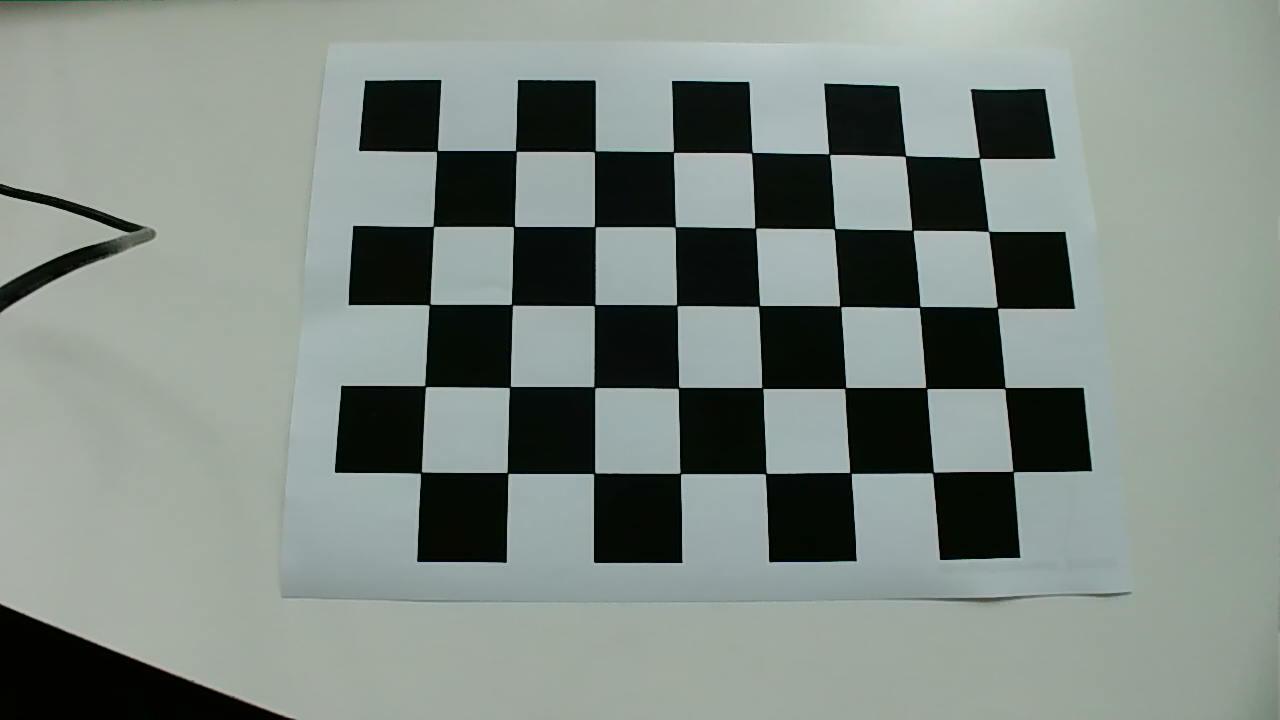
#> input picture calib-left/IMG_0004.jpg, 1280 x 720 px; its folder holds only this picture in this run
$ jupyter execute cameraCalibration.ipynb
#> lines starting #> are read from the running program, lines starting #| are printed output that depends on the picture; after the words box and inside, x2 and y2 are one past the last pixel; in counts of white or black regions, pixels touching at a corner belong together; long printed decimals are rounded
[cell 1]
import cv2
import numpy as np
import os
import glob

[cell 2]
###########
# Calculate the camera matrics
###########

# Defining the dimensions of checkerboard
CHECKERBOARD = (5, 8) #根据具体棋盘格数指定，6*9的格在这里是（5，8），可能是指黑白交叉点
# 每行棋和每列的内角数（patternSize = cvSize (points_per_row, points_per_colum) = cvSize(columns,rows)）
#CHECKERBOARD = (6, 9)
criteria = (cv2.TERM_CRITERIA_EPS + cv2.TERM_CRITERIA_MAX_ITER, 30, 0.001) #终止条件

# Creating vector to store vectors of 3D points for each checkerboard image
objpoints = [] # 真实世界中的3d点
# Creating vector to store vectors of 2D points for each checkerboard image
imgpoints = [] # 图像中的2d点

# Defining the world coordinates for 3D points
objp = np.zeros((1, CHECKERBOARD[0]*CHECKERBOARD[1], 3), np.float32)
objp[0,:,:2] = np.mgrid[0:CHECKERBOARD[0], 0:CHECKERBOARD[1]].T.reshape(-1, 2)
prev_img_shape = None

'''
上一段也可写作：
# 准备对象点， 如 (0,0,0), (1,0,0), (2,0,0) ....,(6,5,0)
objp = np.zeros((5*8,3), np.float32)
objp[:,:2] = np.mgrid[0:5,0:8].T.reshape(-1,2)
'''

# Extracting path of individual image stored in a given directory
images = glob.glob('./calib-left/*.jpg')
for fname in images:
    img = cv2.imread(fname)
#> img is the input picture: shape (720, 1280, 3); mean B, G, R 130.7, 136.8, 126.9
    gray = cv2.cvtColor(img,cv2.COLOR_BGR2GRAY)
    # Find the chess board corners 寻找棋盘中的点
    # If desired number of corners are found in the image then ret = true
    ret, corners = cv2.findChessboardCorners(gray, CHECKERBOARD, cv2.CALIB_CB_ADAPTIVE_THRESH+
    	cv2.CALIB_CB_FAST_CHECK+cv2.CALIB_CB_NORMALIZE_IMAGE)
#> ret = True; corners = 40 rows, first 8: [979.5, 158], [988.4, 231.3], [997.1, 307.7], [1005, 388], [1013.1, 471.5], [905.5, 156], [912.6, 230.3], [919.7, 306.9]

    """
    If desired number of corner are detected,
    we refine the pixel coordinates and display
    them on the images of checker board
    """
    if ret == True:
        objpoints.append(objp)
        # refining pixel coordinates for given 2d points.
        corners2 = cv2.cornerSubPix(gray,corners,(11,11),(-1,-1),criteria)
#> corners2 = 40 rows, first 8: [979.4, 157.9], [988.6, 231.4], [997.3, 307.7], [1005.1, 388.1], [1013.1, 471.5], [905.3, 155.8], [912.5, 230.2], [919.6, 307]

        imgpoints.append(corners2)

        # Draw and display the corners
        img = cv2.drawChessboardCorners(img, CHECKERBOARD, corners2,ret)
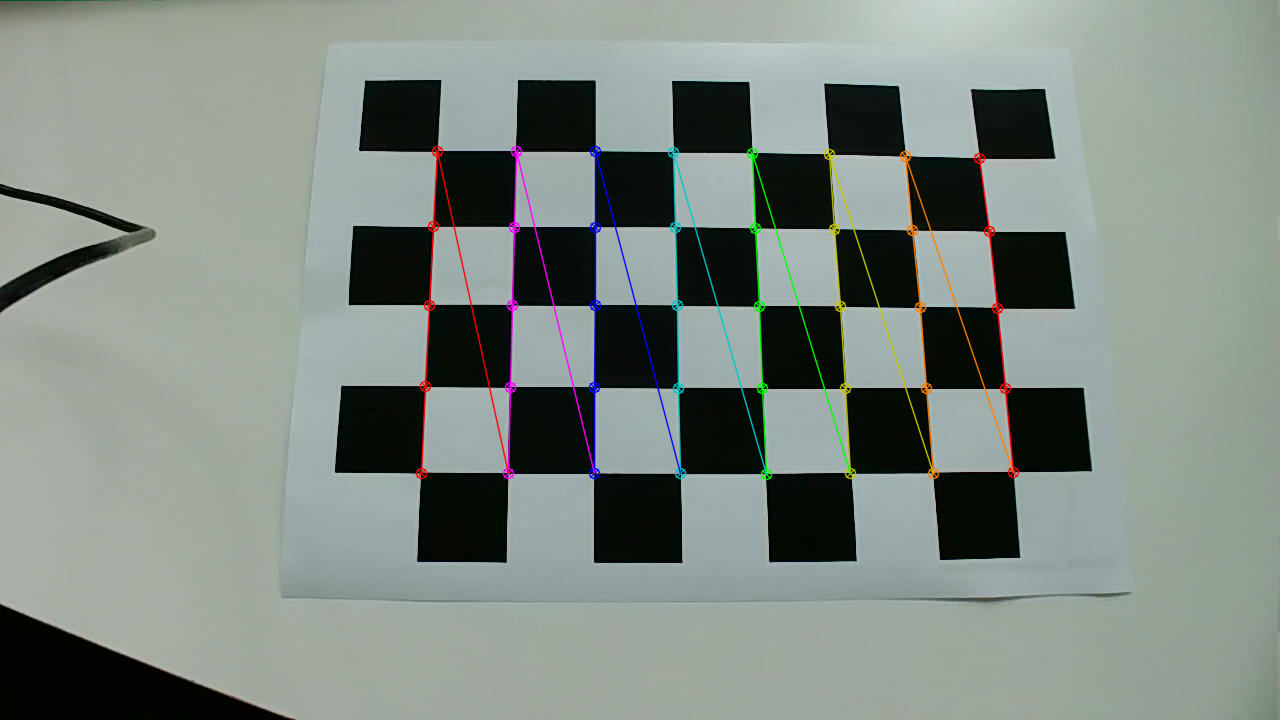
#> img: shape (720, 1280, 3); 1.92% of pixels changed, all inside (x1, y1, x2, y2) = (415, 145, 1020, 481)

    cv2.imshow('img',img)
    cv2.waitKey(0)

cv2.destroyAllWindows()

h,w = img.shape[:2]

"""
Performing camera calibration by
passing the value of known 3D points (objpoints)
and corresponding pixel coordinates of the
detected corners (imgpoints)
"""
retval, cameraMatrix, distCoeffs, rvecs, tvecs = cv2.calibrateCamera(objpoints, imgpoints, gray.shape[::-1], None,None)
#> retval = 0.271; cameraMatrix = [[1456.8, 0, 604], [0, 1545.2, 322.7], [0, 0, 1]]; distCoeffs = [[-0.0956, -2.63, 0.00503, -0.00575, 11.31]]; rvecs = ([-0.32, 0.302, 1.55],); tvecs = ([4.88, -2.03, 18.47],)

print("Camera matrix : \n")
print(cameraMatrix)
#| [[1.45680337e+03 0.00000000e+00 6.04000972e+02]
#|  [0.00000000e+00 1.54524756e+03 3.22685950e+02]
#|  [0.00000000e+00 0.00000000e+00 1.00000000e+00]]
# [9 lines of commented-out code are left out]

[cell 3]
###########
# Save Camera Matrics to file
###########

def matrix2txt(filename, matrix_name, matrix):
#> called with filename = 'calib/cali.txt', matrix_name = 'P2', matrix = array of shape (3, 3)
    with open(filename, 'a') as f:
        f.write(matrix_name + ' : ')
        for row in matrix:
            for element in row:
                f.write(str(element) + ' ')
#> this loop made 3 passes
        f.write('\n')
    f.close()

filename = 'calib/cali.txt'

matrix2txt(filename, 'P2', cameraMatrix)
#matrix2txt(filename, 'P3', distCoeffs)

'''with open(filename, 'a') as f:
    f.write('rvecs : ' + str(rvecs) + '\n')
    f.write('tvecs : ' + str(tvecs) + '\n')
f.close()'''


$ run again, on calib-left/IMG_0008.jpg
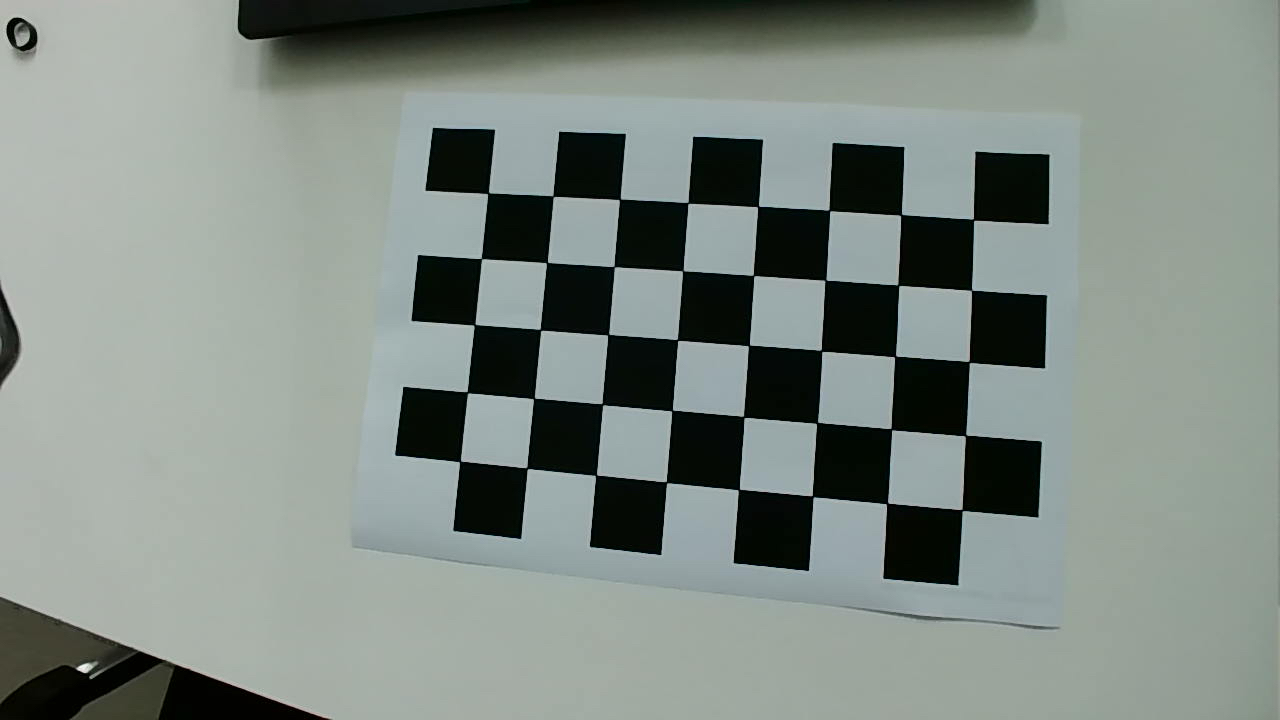
#> input picture calib-left/IMG_0008.jpg, 1280 x 720 px
#> img is the input picture: shape (720, 1280, 3); mean B, G, R 131.5, 137.8, 128.1
#> ret = True; corners = 40 rows, first 8: [974.4, 220.3], [970.5, 291.1], [969.6, 362.9], [963.6, 435.7], [961.6, 508.6], [900.1, 216.1], [896.7, 284.4], [895, 356.5]
#> corners2 = 40 rows, first 8: [973.5, 219.7], [971.5, 290.3], [969.3, 361.9], [965.5, 435.6], [962.1, 510.1], [901, 214.7], [898.3, 285.1], [895.1, 356.5]
#> `img = cv2.drawChessboardCorners(img, CHECKERBOARD, corners2,ret)`:
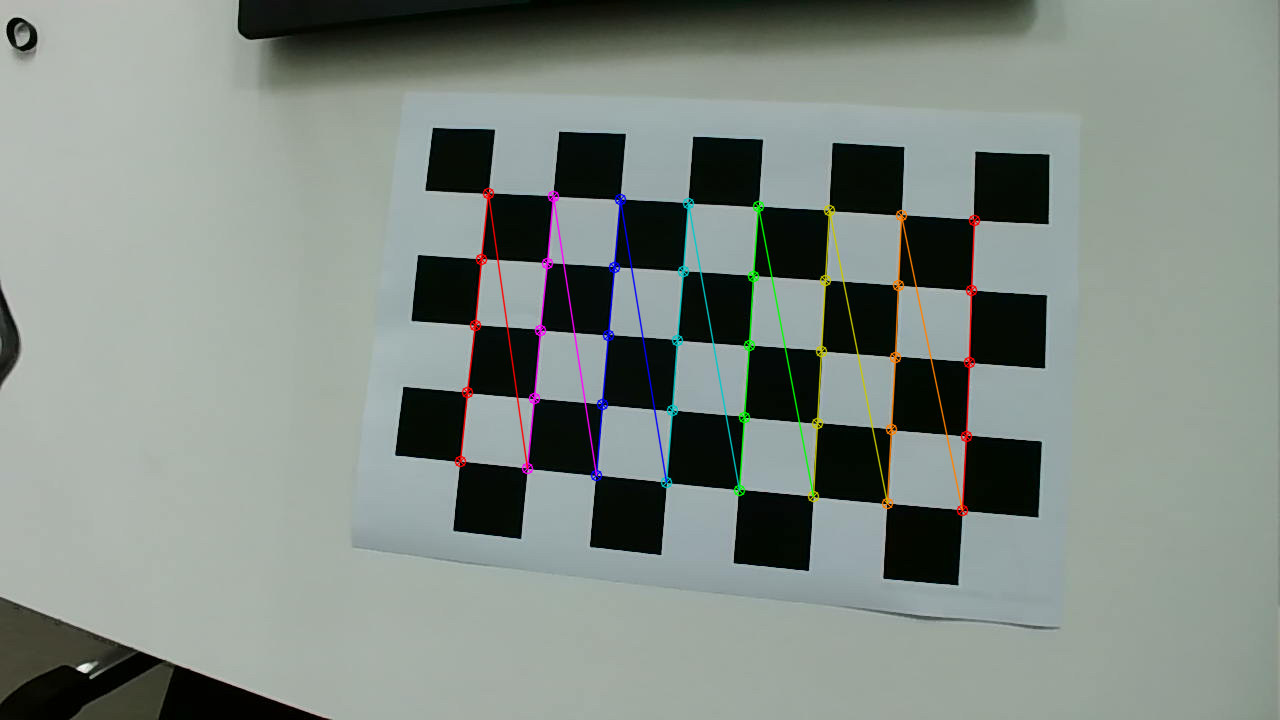
#> img: shape (720, 1280, 3); 1.74% of pixels changed, all inside (x1, y1, x2, y2) = (454, 187, 981, 517)
#> retval = 0.2; cameraMatrix = [[656.2, 0, 618.4], [0, 656, 337], [0, 0, 1]]; distCoeffs = [[0.0221, -0.348, 0.00164, -0.00239, 0.472]]; rvecs = ([0.0254, 0.164, 1.65],); tvecs = ([4.97, -1.65, 9.01],)
#| [[656.208   0.         618.401]
#|  [  0.         655.956 337.006]
#|  [  0.           0.           1.        ]]
#> the loop in matrix2txt, `for row in matrix:` made 3 passes

$ run again, on calib-left/IMG_0009.jpg
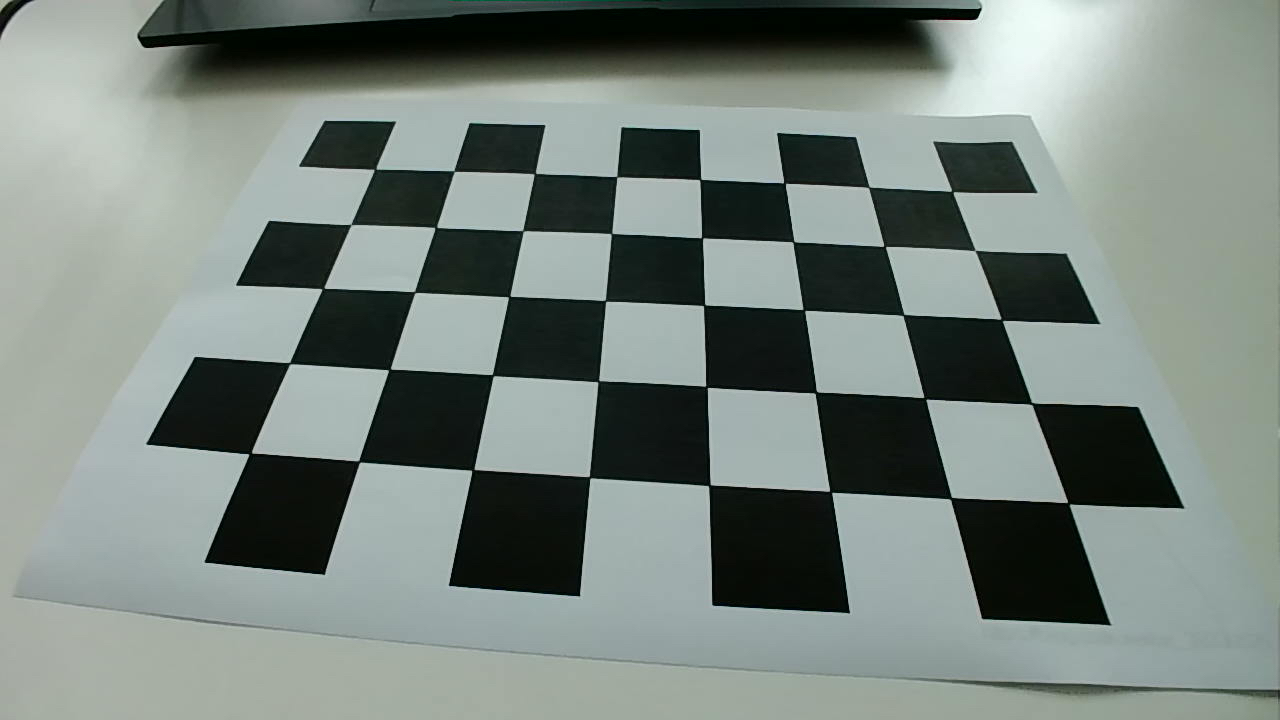
#> input picture calib-left/IMG_0009.jpg, 1280 x 720 px
#> img is the input picture: shape (720, 1280, 3); mean B, G, R 125, 130.8, 119.9
#> ret = True; corners = 40 rows, first 8: [953.1, 192.8], [974.4, 251.4], [1002, 319.5], [1031.1, 404.6], [1067.4, 502], [869, 187], [886.2, 246.7], [903.5, 315]
#> corners2 = 40 rows, first 8: [952.3, 191.5], [975.2, 250.5], [1001.7, 319.9], [1031.7, 403.5], [1068.4, 503.2], [868.8, 187.2], [884.6, 246.5], [903.4, 314.8]
#> `img = cv2.drawChessboardCorners(img, CHECKERBOARD, corners2,ret)`:
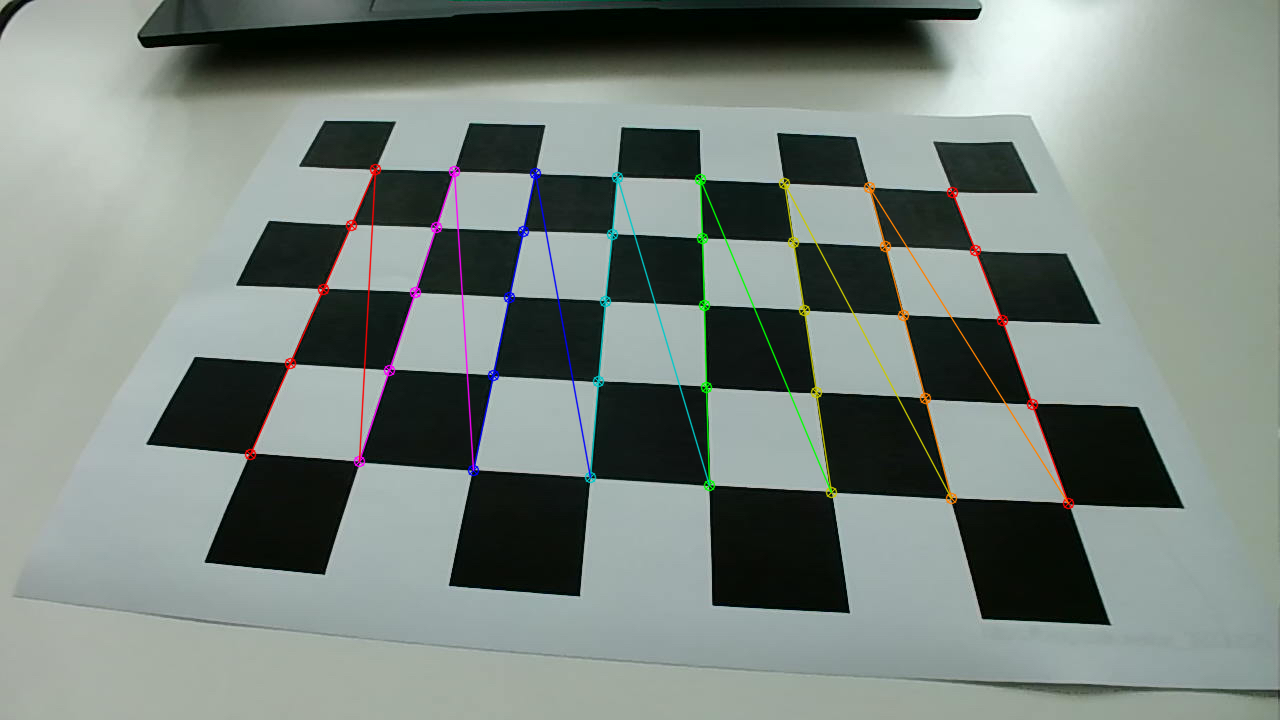
#> img: shape (720, 1280, 3); 1.85% of pixels changed, all inside (x1, y1, x2, y2) = (244, 163, 1075, 510)
#> retval = 2.41; cameraMatrix = [[35601.5, 0, 544], [0, 3467.6, 26.43], [0, 0, 1]]; distCoeffs = [[-141.6, 61314.9, 12.87, -2.03, -35322]]; rvecs = ([1.05, 0.975, 1.33],); tvecs = ([1.41, 4.18, 168.8],)
#| [[3.56014731e+04 0.00000000e+00 5.43989049e+02]
#|  [0.00000000e+00 3.46758522e+03 2.64251127e+01]
#|  [0.00000000e+00 0.00000000e+00 1.00000000e+00]]
#> the loop in matrix2txt, `for row in matrix:` made 3 passes

$ run again, on calib-left/IMG_0010.jpg
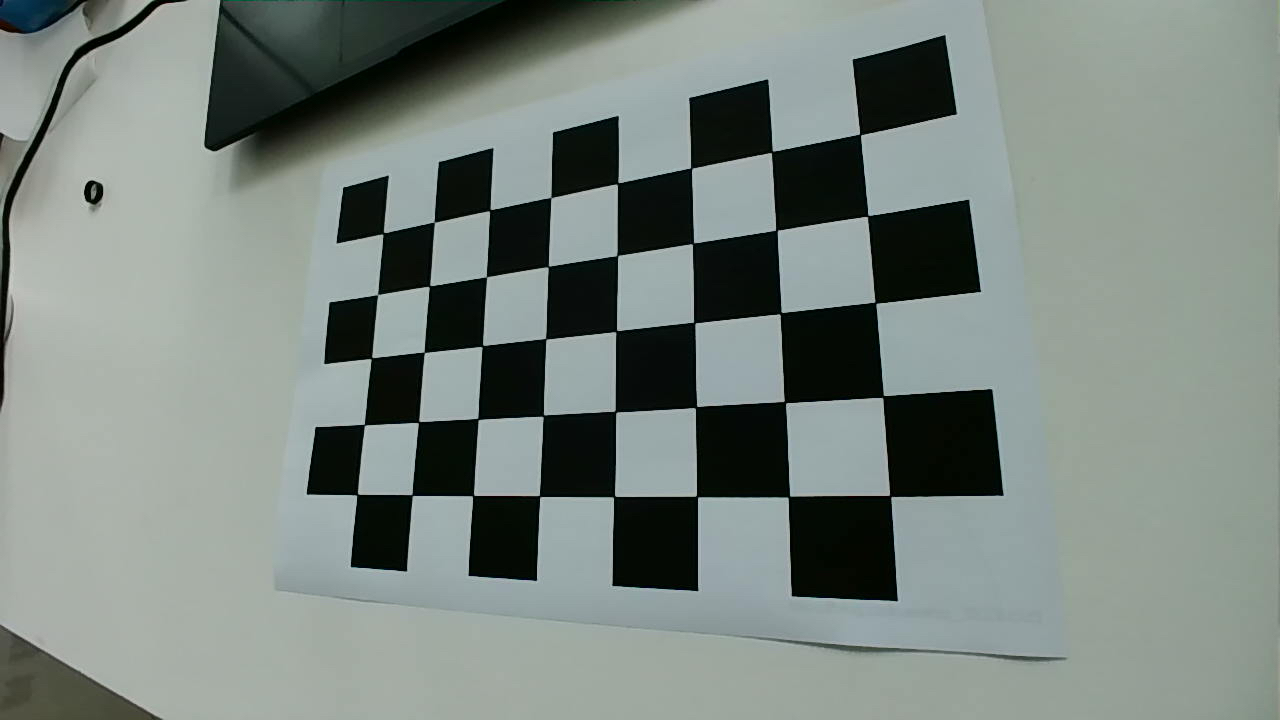
#> input picture calib-left/IMG_0010.jpg, 1280 x 720 px
#> img is the input picture: shape (720, 1280, 3); mean B, G, R 127.6, 133.2, 123.1
#> ret = True; corners = 40 rows, first 8: [860.6, 134.6], [866.5, 216.5], [875.8, 302.9], [884.2, 395.3], [890.9, 497.5], [771.1, 153.3], [777.6, 231.2], [779.9, 314.4]
#> corners2 = 40 rows, first 8: [860.1, 134.4], [867.6, 215.9], [875.4, 302.6], [883.1, 396.6], [890.1, 495.9], [771.7, 151.8], [776.4, 230.2], [780.6, 313.3]
#> `img = cv2.drawChessboardCorners(img, CHECKERBOARD, corners2,ret)`:
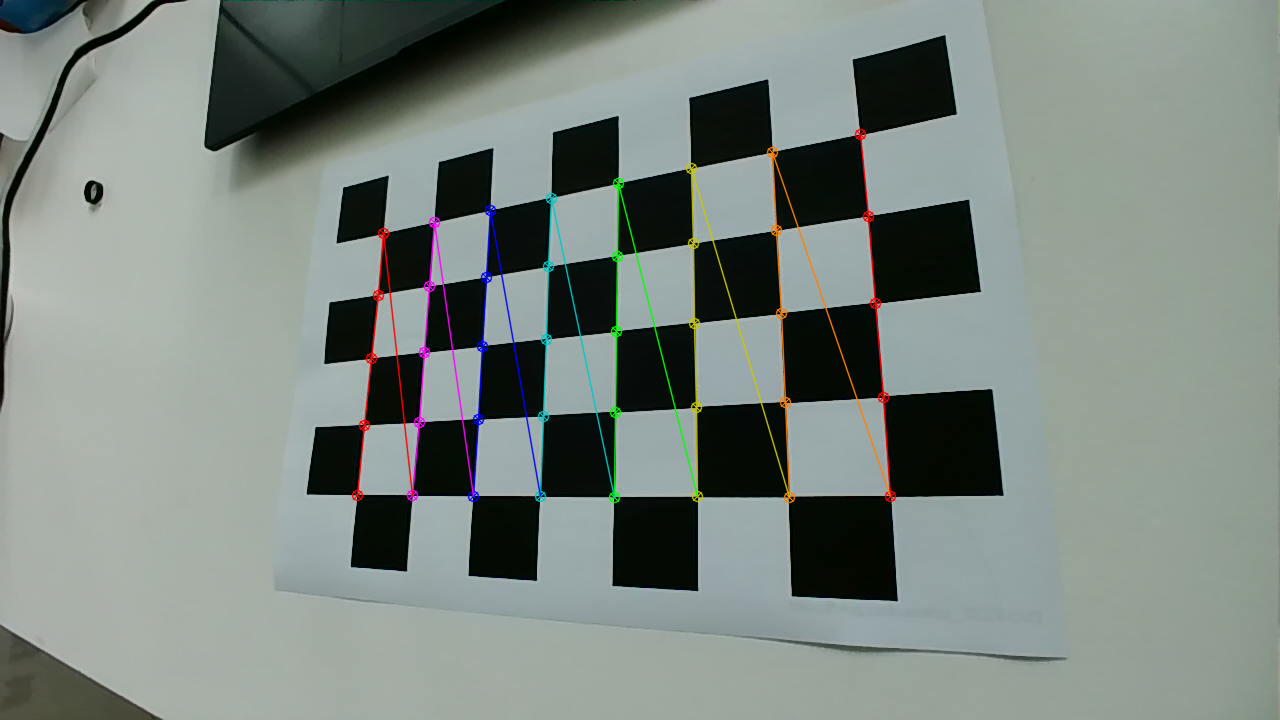
#> img: shape (720, 1280, 3); 1.85% of pixels changed, all inside (x1, y1, x2, y2) = (351, 128, 897, 504)
#> retval = 0.323; cameraMatrix = [[613.1, 0, 665.2], [0, 593.3, 353.2], [0, 0, 1]]; distCoeffs = [[-0.0118, -0.308, -0.000776, -0.0108, 0.775]]; rvecs = ([0.156, 0.475, 1.49],); tvecs = ([2.16, -2.49, 6.64],)
#| [[613.108   0.         665.210]
#|  [  0.         593.310 353.234]
#|  [  0.           0.           1.        ]]
#> the loop in matrix2txt, `for row in matrix:` made 3 passes
